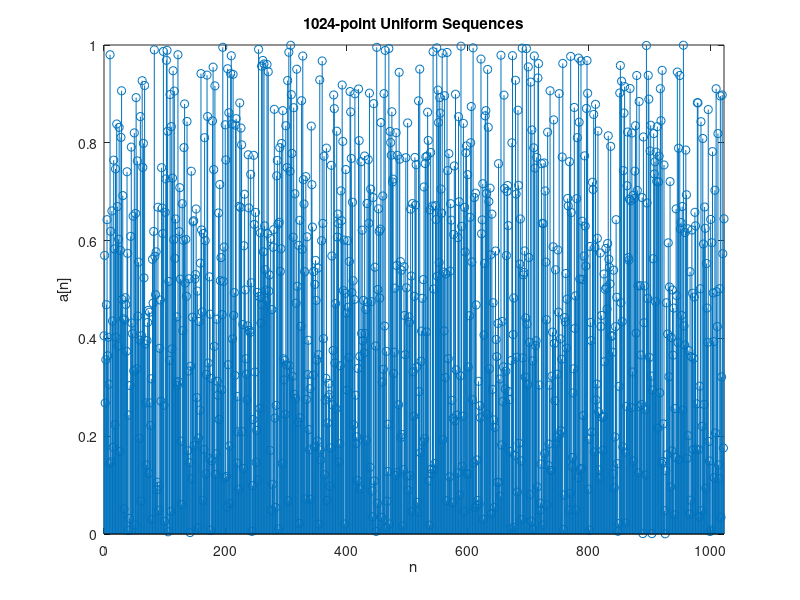
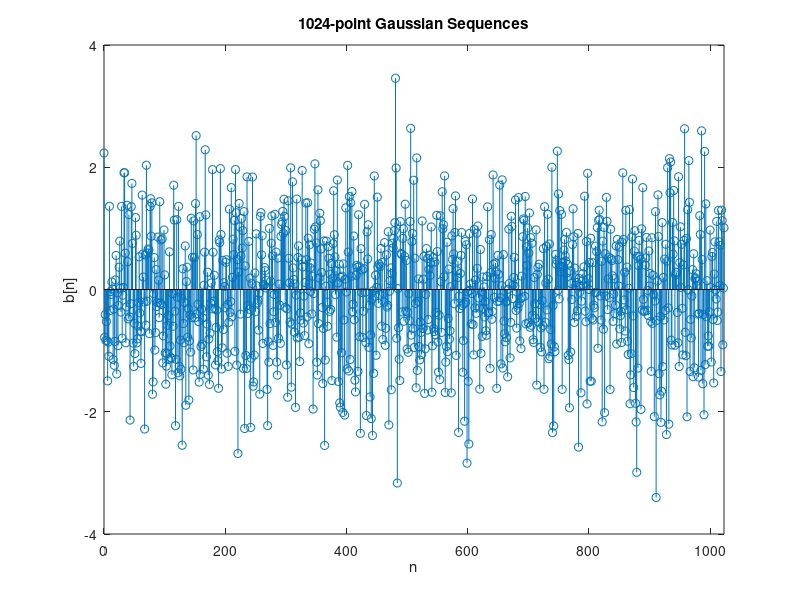
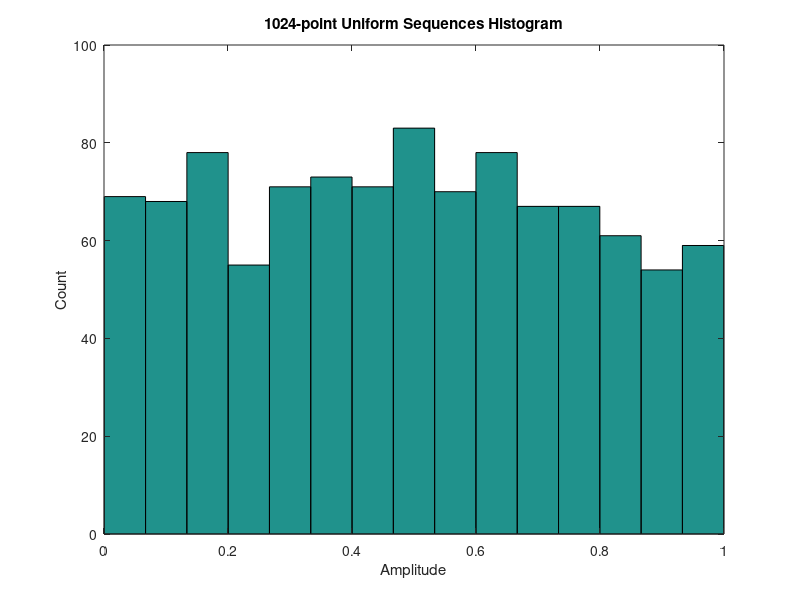
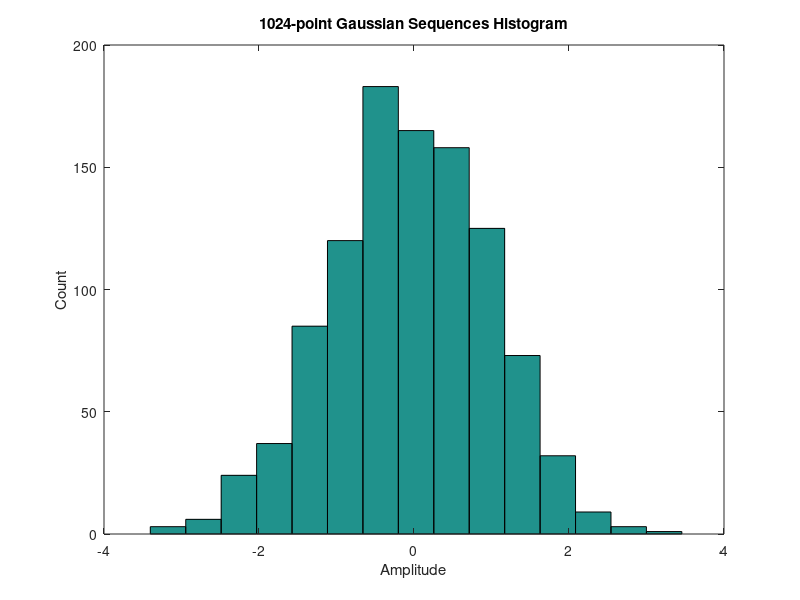

These charts were generated, in order, by the following MATLAB code:
close all;clc;clear;
%% IA
N=1024;
a=rand(1,N);
b=randn(1,N);
figure(1);
stem(0:N-1,a);
title('1024-point Uniform Sequences');
xlabel('n');ylabel('a[n]');
axis([0 1023 0 1]);
figure(2);
stem(0:N-1,b);
title('1024-point Gaussian Sequences');
xlabel('n');ylabel('b[n]');
axis([0 1023 -4 4]);

%% IB 
figure(3);
hist(a,15);
title('1024-point Uniform Sequences Histogram');
xlabel('Amplitude');ylabel('Count');
figure(4);
hist(b,15);
title('1024-point Gaussian Sequences Histogram');
xlabel('Amplitude');ylabel('Count');

%% IC
m=15;
figure(5);
a_auto=xcorr(a(1:256),m,'biased');
a_auto=a_auto(m+1:2*m+1);
stem(0:m,a_auto);
title('The autocorrelation sequence estimate c_{xx}(m) of Uniform Sequence');
xlabel('m');ylabel('c_{xx}(m)');

figure(6);
b_auto=xcorr(b(1:256),m,'biased');
b_auto=b_auto(m+1:2*m+1);
stem(0:m,b_auto);
title('The autocorrelation sequence estimate c_{xx}(m) of Gaussian Sequence');
xlabel('m');ylabel('c_{xx}(m)');

%% IIA
lpf=ones(1,8);
figure(7); 
zplane(lpf);
legend('Zero','Pole'); title('Z-plane description of the FIR filter');

figure(8);
NN=256;
LPF=fftshift(fft(lpf,NN));
plot([-0.5:1/NN:0.5-1/NN],20*log10(abs(LPF)));
title('Low-pass FIR filter dB Magnitude Response');
xlabel('f (cycle/sample)');ylabel('magnitude (dB)');

%% IIB
b_fil=conv(b,lpf); 
figure(9);
plot(0:NN-1,b(1:NN));              
title('256-point example of input sequence');
xlabel('n');ylabel('b[n]');
axis([0 255 -4 4]);

figure(10);
plot(0:NN-1,b_fil(1:NN));              
title('256-point example of output sequence');
xlabel('n');ylabel('b_fil[n]');
axis([0 255 -8 8]);

figure(11);
bfil_auto=xcorr(b_fil(1:NN),m,'biased');
bfil_auto=bfil_auto(m+1:2*m+1);
stem(0:m,bfil_auto);
title('The autocorrelation sequence estimate c_{yy}(m)');
xlabel('m');ylabel('c_{yy}(m)');

figure(12);
bxy=xcorr(b_fil(1:NN),b(1:NN),m,'biased');
stem(-m:m,bxy);
title('The cross-correlation sequence estimate c_{xy}(m)');
xlabel('m');ylabel('c_{xy}(m)');